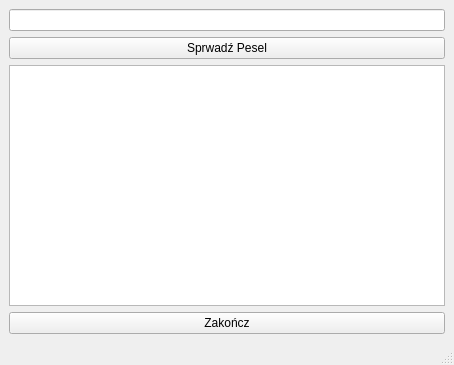
<?xml version="1.0" encoding="UTF-8"?>
<ui version="4.0">
 <class>MainWindow</class>
 <widget class="QMainWindow" name="MainWindow">
  <property name="geometry">
   <rect>
    <x>0</x>
    <y>0</y>
    <width>454</width>
    <height>365</height>
   </rect>
  </property>
  <property name="minimumSize">
   <size>
    <width>450</width>
    <height>280</height>
   </size>
  </property>
  <property name="windowTitle">
   <string>Srawdzanie numeru PESEL</string>
  </property>
  <widget class="QWidget" name="centralwidget">
   <layout class="QVBoxLayout" name="verticalLayout_2">
    <item>
     <layout class="QVBoxLayout" name="verticalLayout">
      <item>
       <widget class="QLineEdit" name="lineEdit"/>
      </item>
      <item>
       <widget class="QPushButton" name="pushButton">
        <property name="text">
         <string>Sprwadź Pesel</string>
        </property>
       </widget>
      </item>
      <item>
       <widget class="QListWidget" name="listWidget"/>
      </item>
      <item>
       <widget class="QPushButton" name="pushButton_2">
        <property name="text">
         <string>Zakończ</string>
        </property>
       </widget>
      </item>
     </layout>
    </item>
   </layout>
  </widget>
  <widget class="QMenuBar" name="menubar">
   <property name="geometry">
    <rect>
     <x>0</x>
     <y>0</y>
     <width>454</width>
     <height>22</height>
    </rect>
   </property>
  </widget>
  <widget class="QStatusBar" name="statusbar"/>
 </widget>
 <resources/>
 <connections/>
</ui>
